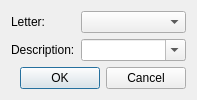
<?xml version="1.0" encoding="UTF-8"?>
<ui version="4.0">
 <class>RehearsalSignDialog</class>
 <widget class="QDialog" name="RehearsalSignDialog">
  <property name="geometry">
   <rect>
    <x>0</x>
    <y>0</y>
    <width>197</width>
    <height>91</height>
   </rect>
  </property>
  <property name="windowTitle">
   <string>Rehearsal Sign</string>
  </property>
  <property name="modal">
   <bool>true</bool>
  </property>
  <layout class="QVBoxLayout" name="verticalLayout_2">
   <item>
    <layout class="QFormLayout" name="formLayout">
     <item row="0" column="0">
      <widget class="QLabel" name="letterLabel">
       <property name="text">
        <string>Letter:</string>
       </property>
      </widget>
     </item>
     <item row="0" column="1">
      <widget class="QComboBox" name="letterComboBox"/>
     </item>
     <item row="1" column="0">
      <widget class="QLabel" name="descriptionLabel">
       <property name="text">
        <string>Description:</string>
       </property>
      </widget>
     </item>
     <item row="1" column="1">
      <widget class="QComboBox" name="descriptionComboBox">
       <property name="editable">
        <bool>true</bool>
       </property>
      </widget>
     </item>
    </layout>
   </item>
   <item>
    <widget class="QDialogButtonBox" name="buttonBox">
     <property name="orientation">
      <enum>Qt::Horizontal</enum>
     </property>
     <property name="standardButtons">
      <set>QDialogButtonBox::Cancel|QDialogButtonBox::Ok</set>
     </property>
    </widget>
   </item>
  </layout>
 </widget>
 <resources/>
 <connections>
  <connection>
   <sender>buttonBox</sender>
   <signal>accepted()</signal>
   <receiver>RehearsalSignDialog</receiver>
   <slot>accept()</slot>
   <hints>
    <hint type="sourcelabel">
     <x>248</x>
     <y>254</y>
    </hint>
    <hint type="destinationlabel">
     <x>157</x>
     <y>274</y>
    </hint>
   </hints>
  </connection>
  <connection>
   <sender>buttonBox</sender>
   <signal>rejected()</signal>
   <receiver>RehearsalSignDialog</receiver>
   <slot>reject()</slot>
   <hints>
    <hint type="sourcelabel">
     <x>316</x>
     <y>260</y>
    </hint>
    <hint type="destinationlabel">
     <x>286</x>
     <y>274</y>
    </hint>
   </hints>
  </connection>
 </connections>
</ui>
